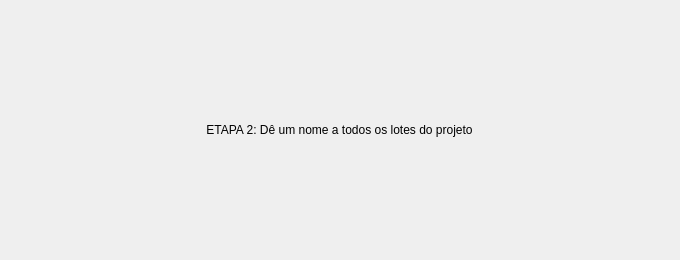
<?xml version="1.0" encoding="UTF-8"?>
<ui version="4.0">
 <class>WizardPage</class>
 <widget class="QWizardPage" name="WizardPage">
  <property name="geometry">
   <rect>
    <x>0</x>
    <y>0</y>
    <width>680</width>
    <height>260</height>
   </rect>
  </property>
  <property name="windowTitle">
   <string>WizardPage</string>
  </property>
  <widget class="QLabel" name="label">
   <property name="enabled">
    <bool>true</bool>
   </property>
   <property name="geometry">
    <rect>
     <x>10</x>
     <y>10</y>
     <width>659</width>
     <height>239</height>
    </rect>
   </property>
   <property name="text">
    <string>ETAPA 2: Dê um nome a todos os lotes do projeto</string>
   </property>
   <property name="alignment">
    <set>Qt::AlignCenter</set>
   </property>
  </widget>
 </widget>
 <resources/>
 <connections/>
</ui>
